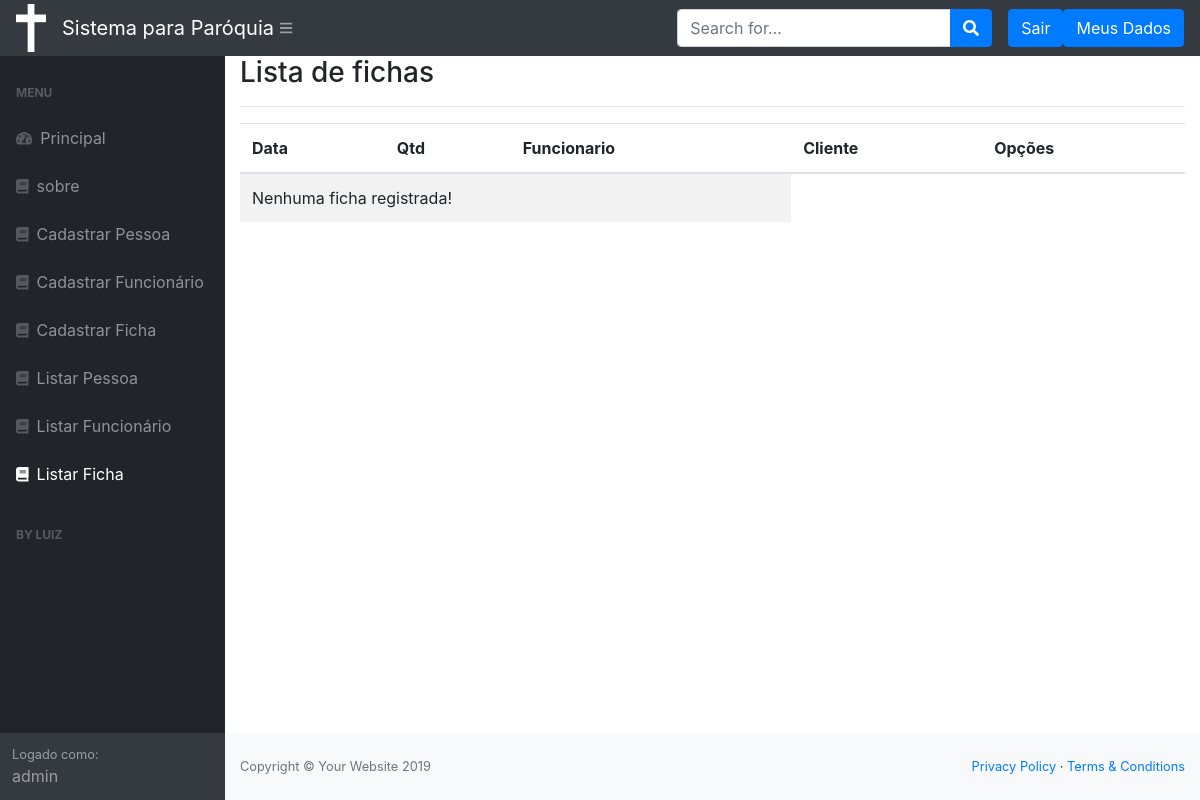
Before: /listar/ficha/ (signed in) with the older database file.
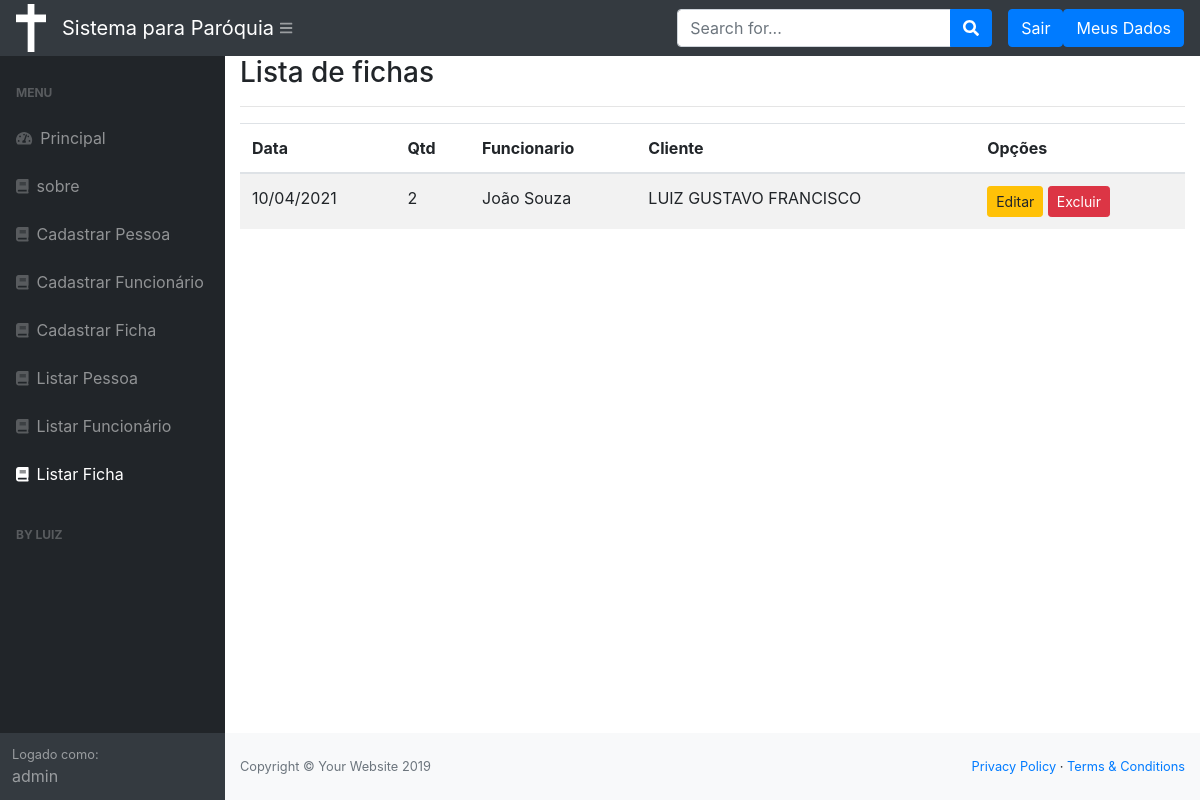
After: the same page with the newer database file.
### cadastros/models.py (models this page shows, shortened)
class Ficha(models.Model):
    data = models.CharField(max_length=50)
    qtd = models .IntegerField()
    usuario = models.ForeignKey(User, on_delete=models.PROTECT)
    funcionario = models.ForeignKey(Funcionario, on_delete = models.PROTECT)
    pessoa = models.ForeignKey(Pessoa, on_delete = models.PROTECT)

class Funcionario(models.Model):
    nome = models.CharField(max_length=50)
    endereco = models.CharField(max_length=50, verbose_name="Endereço", unique=True)
    telefone = models.CharField(max_length=50)
    email = models.CharField(max_length=50, unique=True)
    cpf = models.CharField(max_length=50)

class Pessoa(models.Model):
    nome = models.CharField(max_length=50)
    endereco = models.CharField(max_length=50, verbose_name="Endereço", unique=True)
    telefone = models.CharField(max_length=50)
    email = models.CharField(max_length=50, unique=True)
    cpf = models.CharField(max_length=50)
    arquivo = models.FileField(upload_to='pdf/')

### cadastros/views.py (the view)
# urls.py: path('listar/ficha/', FichaList.as_view(), name="listar-ficha"),
class FichaList(LoginRequiredMixin, ListView):
    login_url = reverse_lazy('login')
    model = Ficha
    template_name = 'cadastros/listas/ficha.html'

### cadastros/templates/cadastros/listas/ficha.html (shortened to what this page needs)
{% extends 'paginas/modelo.html' %}
{% load static %}
{% block conteudo %}
    <h3>Lista de fichas </h3>
<hr>
<div class="table-responsive">
    <table class="table table-striped" id="tabela_ficha">
    <thead>
        <tr>
            <th>Data</th>
            <th>Qtd</th>
            <th>Funcionario</th>
            <th>Cliente</th>
            <th>Opções</th>
        </tr>
    </thead>
    <tbody>
        {% for ficha in object_list %}
        <tr>
            <td>{{ ficha.data }}</td>
            <td> {{ ficha.qtd }} </td>
            <td> {{ ficha.funcionario.nome }} </td>
            <td> {{ ficha.pessoa.nome }} </td>
            <td>
                <a href="{% url 'editar-ficha' ficha.pk %}" class="btn btn-warning btn-sm">Editar</a>
                <a href="{% url 'excluir-ficha' ficha.pk %}" class="btn btn-danger btn-sm">Excluir</a>
             </td>
        </tr>
        {% empty %}
        <tr>
            <td colspan="3">Nenhuma ficha registrada!</td>
        </tr>
        {% endfor %}
    </tbody>
    </table>
</div>
{% endblock %}

### paginas/templates/paginas/modelo.html (shortened to what this page needs)
{% load static %}
<!DOCTYPE html>
<html lang="en">
    <head>
        <link rel="stylesheet" href="{% static 'base/dist/css/styles.css' %}">
        <link rel="stylesheet" href="{% static 'css/bootstrap.min.css' %}">
        <link href="https://cdn.datatables.net/1.10.20/css/dataTables.bootstrap4.min.css" rel="stylesheet" />
        <link rel="stylesheet" type="text/css" href="{% static 'css/datatables.min.css' %}">
    </head>
    <body class="sb-nav-fixed">
        {% block cabecalho %}
        <nav class="sb-topnav navbar navbar-expand navbar-dark bg-dark">
            <img src="{% static 'img/logo.png' %}" width="30" alt="">
            <a class="navbar-brand" href="{% url 'index' %}" >  Sistema para Paróquia </a><button class="btn btn-link btn-sm order-1 order-lg-0" id="sidebarToggle" href="#"><i class="fas fa-bars"></i></button
            >
            <form class="d-none d-md-inline-block form-inline ml-auto mr-0 mr-md-3 my-2 my-md-0">
                <div class="input-group">
                    <input class="form-control" type="text" placeholder="Search for..." aria-label="Search" aria-describedby="basic-addon2" />
                    <div class="input-group-append">
                        <button class="btn btn-primary" type="button"><i class="fas fa-search"></i></button>
                    </div>
                </div>
            </form>
            <ul class="navbar-nav ml-auto ml-md-0">
                {% if request.user.is_authenticated %}
                    <a class="btn btn-primary"  href="{% url 'logout' %}" href="login.html">Sair</a>
                    <a class="btn btn-primary"  href="{% url 'atualizar-dados' %}" href="atualizar-dados.html">Meus Dados</a>
                {% else %}
                   <a class="btn btn-primary"  href="{% url 'registrar' %}" href="registrar.html">Registrar</a>
                   <a class="btn btn-primary"  href="{% url 'login' %}" href="login.html">Login</a>
                {% endif %}
            </ul>
        </nav>
        {% endblock %}
        {% block menu %}
        <div id="layoutSidenav">
                <div id="layoutSidenav_nav">
                    <nav class="sb-sidenav accordion sb-sidenav-dark" id="sidenavAccordion">
                        <div class="sb-sidenav-menu">
                            <div class="nav">
                                <div class="sb-sidenav-menu-heading">Menu</div>
                                <a class="nav-link" href="{% url 'index' %}"
                                    ><div class="sb-nav-link-icon"><i class="fas fa-tachometer-alt"></i></div>
                                    Principal</a>
                                <a class="nav-link" href="{% url 'sobre' %}"
                                    ><div class="sb-nav-link-icon"><i class="fa fa-book"></i></div>
                                    sobre</a>
                                <a class="nav-link" href="{% url 'cadastrar-pessoa' %}"
                                    ><div class="sb-nav-link-icon"><i class="fa fa-book"></i></div>
                                    Cadastrar Pessoa</a>
                                <a class="nav-link" href="{% url 'cadastrar-funcionario' %}"
                                    ><div class="sb-nav-link-icon"><i class="fa fa-book"></i></div>
                                    Cadastrar Funcionário</a>
                                <a class="nav-link" href="{% url 'cadastrar-ficha' %}"
                                    ><div class="sb-nav-link-icon"><i class="fa fa-book"></i></div>
                                    Cadastrar Ficha</a>
                                    <a class="nav-link" href="{% url 'listar-pessoa' %}"
                                    ><div class="sb-nav-link-icon"><i class="fa fa-book"></i></div>
                                    Listar Pessoa</a>
                                <a class="nav-link" href="{% url 'listar-funcionario' %}"
                                    ><div class="sb-nav-link-icon"><i class="fa fa-book"></i></div>
                                    Listar Funcionário</a>
                                <a class="nav-link" href="{% url 'listar-ficha' %}"
                                    ><div class="sb-nav-link-icon"><i class="fa fa-book"></i></div>
                                    Listar Ficha</a>
                                <div class="sb-sidenav-menu-heading">By Luiz</div>
                            </div>
                        </div>
                        <div class="sb-sidenav-footer">
                            <div class="small">Logado como:</div>
                            {{ request.user }}
                        </div>
                    </nav>
                </div>
                {% endblock %}
            <div id="layoutSidenav_content">
                <main>
                    <div class="container-fluid">
                        {% block conteudo %}{% endblock %}
                    </div>
                </main>
                <footer class="py-4 bg-light mt-auto">
                    <div class="container-fluid">
                        <div class="d-flex align-items-center justify-content-between small">
                            <div class="text-muted">Copyright &copy; Your Website 2019</div>
                            <div>
                                <a href="#">Privacy Policy</a>
                                &middot;
                                <a href="#">Terms &amp; Conditions</a>
                            </div>
                        </div>
                    </div>
                </footer>
            </div>
        </div>
    </body>
</html>

Changed rows visible on the page:
added Ficha: data "10/04/2021", qtd "2", funcionario.nome "João Souza", pessoa.nome "LUIZ GUSTAVO FRANCISCO"
Other visible differences:
text no longer shown: "Nenhuma ficha registrada!"
